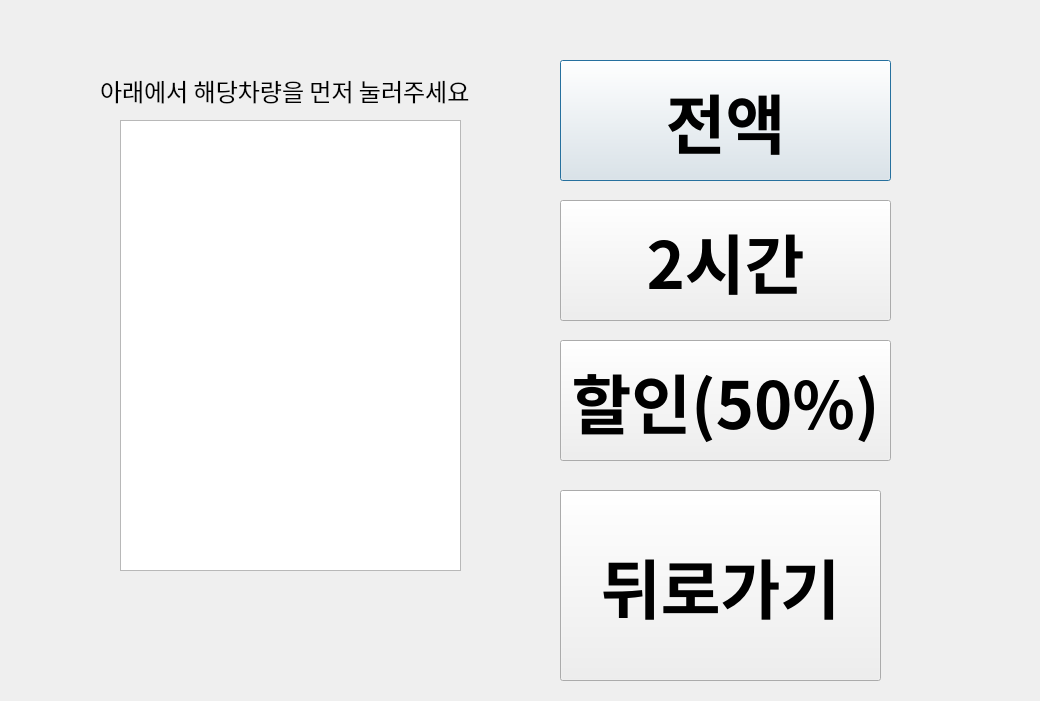
<?xml version="1.0" encoding="UTF-8"?>
<ui version="4.0">
 <class>Dialog</class>
 <widget class="QDialog" name="Dialog">
  <property name="geometry">
   <rect>
    <x>0</x>
    <y>0</y>
    <width>1040</width>
    <height>701</height>
   </rect>
  </property>
  <property name="minimumSize">
   <size>
    <width>1040</width>
    <height>701</height>
   </size>
  </property>
  <property name="maximumSize">
   <size>
    <width>1040</width>
    <height>701</height>
   </size>
  </property>
  <property name="baseSize">
   <size>
    <width>1040</width>
    <height>701</height>
   </size>
  </property>
  <property name="windowTitle">
   <string>Dialog</string>
  </property>
  <widget class="QPushButton" name="pushButton">
   <property name="geometry">
    <rect>
     <x>560</x>
     <y>60</y>
     <width>331</width>
     <height>121</height>
    </rect>
   </property>
   <property name="font">
    <font>
     <family>a아시아고딕E</family>
     <pointsize>49</pointsize>
     <weight>75</weight>
     <bold>true</bold>
    </font>
   </property>
   <property name="text">
    <string>전액</string>
   </property>
  </widget>
  <widget class="QListWidget" name="listWidget">
   <property name="geometry">
    <rect>
     <x>120</x>
     <y>120</y>
     <width>341</width>
     <height>451</height>
    </rect>
   </property>
  </widget>
  <widget class="QPushButton" name="pushButton_2">
   <property name="geometry">
    <rect>
     <x>560</x>
     <y>490</y>
     <width>321</width>
     <height>191</height>
    </rect>
   </property>
   <property name="font">
    <font>
     <family>a아시아고딕E</family>
     <pointsize>49</pointsize>
     <weight>75</weight>
     <bold>true</bold>
    </font>
   </property>
   <property name="text">
    <string>뒤로가기</string>
   </property>
  </widget>
  <widget class="QPushButton" name="pushButton_3">
   <property name="geometry">
    <rect>
     <x>560</x>
     <y>200</y>
     <width>331</width>
     <height>121</height>
    </rect>
   </property>
   <property name="font">
    <font>
     <family>a아시아고딕E</family>
     <pointsize>49</pointsize>
     <weight>75</weight>
     <bold>true</bold>
    </font>
   </property>
   <property name="text">
    <string>2시간</string>
   </property>
  </widget>
  <widget class="QPushButton" name="pushButton_4">
   <property name="geometry">
    <rect>
     <x>560</x>
     <y>340</y>
     <width>331</width>
     <height>121</height>
    </rect>
   </property>
   <property name="font">
    <font>
     <family>a아시아고딕E</family>
     <pointsize>49</pointsize>
     <weight>75</weight>
     <bold>true</bold>
    </font>
   </property>
   <property name="text">
    <string>할인(50%)</string>
   </property>
  </widget>
  <widget class="QLabel" name="label">
   <property name="geometry">
    <rect>
     <x>100</x>
     <y>60</y>
     <width>381</width>
     <height>61</height>
    </rect>
   </property>
   <property name="font">
    <font>
     <family>a아시아고딕E</family>
     <pointsize>18</pointsize>
     <weight>50</weight>
     <bold>false</bold>
    </font>
   </property>
   <property name="text">
    <string>아래에서 해당차량을 먼저 눌러주세요</string>
   </property>
  </widget>
 </widget>
 <resources/>
 <connections/>
</ui>
